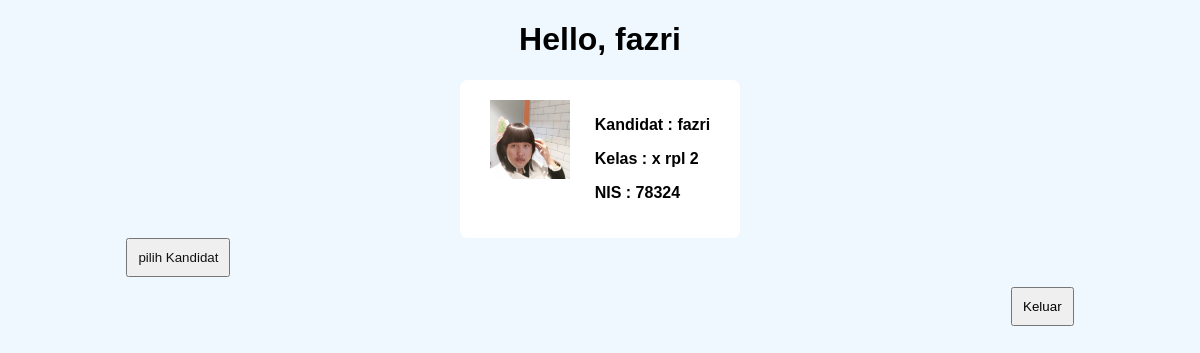
The app's page /kandidat/index.php (signed in) with its own data.
### tables this page shows
CREATE TABLE `kandidat` (
  `id_kandidat` int(11) NOT NULL,
  `nis` int(11) NOT NULL,
  `nama_calon` varchar(50) NOT NULL,
  `kelas` varchar(10) NOT NULL,
  `foto` varchar(150) NOT NULL,
  `visi` text NOT NULL,
  `misi` text NOT NULL,
  `id_kk` int(11) NOT NULL,
  `jumlah_suara` bigint(20) NOT NULL,
  `user_id` int(11) NOT NULL
);

### controlRequest.php (called while the page is built, shortened)
<?php
require_once "Users.php";
require_once "Kandidat.php";
$database = new Database();
$db = $database->openConnection();
$kandidat = new Kandidat($db);
?>

### Kandidat.php (called while the page is built, shortened)
<?php
require_once 'Users.php';
class Kandidat extends Users {
    public function getKandidat() {
        $this->find();
        $query = "SELECT * FROM kandidat WHERE user_id =" . $this->id_user;
        $result= $this->conn->query($query);
        $row = $result->fetch_assoc();
        $this->nis = $row['nis'];
        $this->nama_calon = $row['nama_calon'];
        $this->kelas = $row['kelas'];
        $this->foto_name = $row['foto'];
    }
}

### Users.php (called while the page is built, shortened)
<?php
  class Users  {
    protected $conn;
    public function __construct($db) {
        $this->conn = $db;
    }
    public function find() {
      $idUser = $_SESSION['userId'];
      if (isset($_SESSION['userId'])) {
        $query = "SELECT * FROM users WHERE user_id = $idUser";
        $result = $this->conn->query($query);
        $row = $result->fetch_assoc();
              $this->id_user = $row['user_id'];
    }
    }
  }

### kandidat/index.php (the view)
<?php
    include_once "../layout/header.php";
    $kandidat->getKandidat();
?>
        <div class="container">
            <h1 class="center">Hello, <?= $kandidat->nama_calon ?> </h1>
            <div class="card flex gap10">
                <div class="">
                    <img src="../assets/poto_kandidat/<?=  $kandidat->foto_name ?>" width="80px"  alt="">
                </div>
                <div class="bold    ">
                    <p>Kandidat :  <span><?= $kandidat->nama_calon ?> </span></p>
                    <p>Kelas : <span><?= $kandidat->kelas?></span></p>
                    <p>NIS : <span><?= $kandidat->nis?></span></p>
                    </div>
                </div>
                <button class=""><a href="../index.php">pilih Kandidat</a></button>
                <form action="" method="post">
                    <button class="tbn-float-right" type="submit" name="logout">Keluar</button>
                </form>
            <br>
        </div>
<?php
    include_once "../layout/footer.php";
?>

### assets/css/style.css (style rules this page uses)
* { box-sizing: border-box; }
body { background-color: aliceblue; font-family: 'Gill Sans', 'Gill Sans MT', Calibri, 'Trebuchet MS', sans-serif; }
.container { max-width: 80%; margin: auto; }
.card { background-color: white; border-radius: 8px; padding: 20px 30px ; max-width: max-content; margin: auto; }
.center { text-align: center; }
button { padding: 10px; margin-bottom: 10px; }
.tbn-float-right { float: right; }
a { text-decoration: none; color: rgb(18, 18, 18); }
.bold { font-weight: bold; }
.gap10 { column-gap: 25px; }
.flex { display: flex; }

### records on screen
kandidat: nama_calon "fazri", foto (picture), kelas "x rpl 2", nis "78324"
